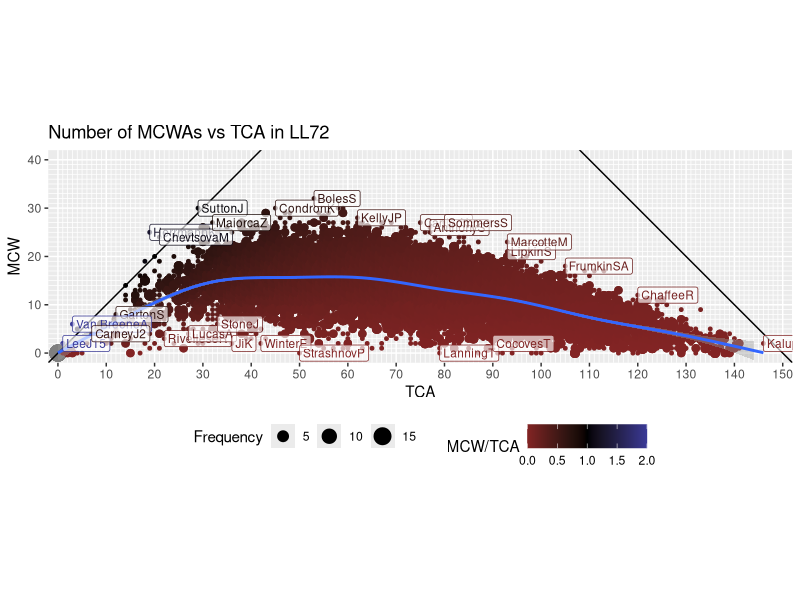
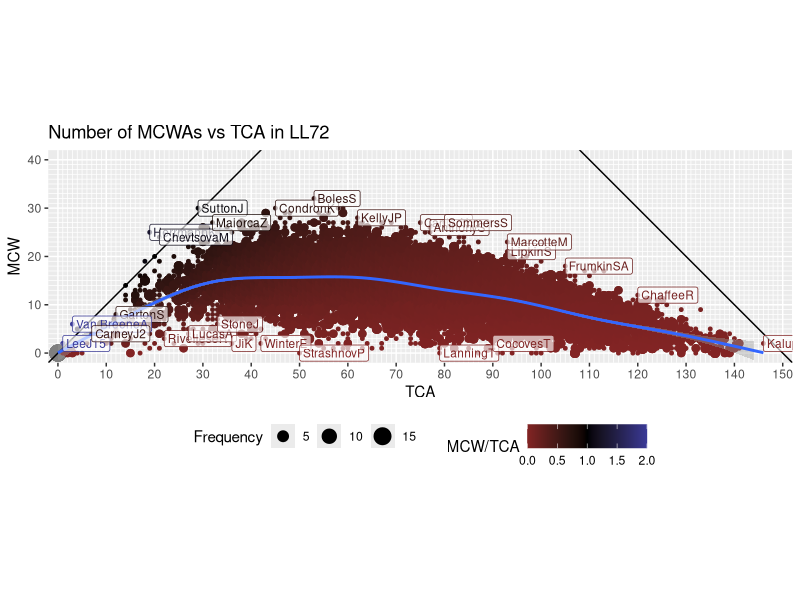

These figures' R source, in order:
library(ggplot2)
library(plyr)

neighbor_limit = 5

stats = read.csv('LL72_Leaguewide_MD25.csv')
sum = aggregate(Season ~ TCA + MCW, stats, length)
# This is pretty ugly, but does a decent job of highlighting interesting bits
# It just finds anyone who doesn't have close neighbors along the TCA axis (that is, people with a similar number of TCA who got the same number of MCWAs)
sum = adply(sum, 1, function(x) { sum(sum[sum$MCW==x$MCW & sum$TCA > x$TCA-neighbor_limit & sum$TCA < x$TCA+neighbor_limit,]$Season) })
colnames(sum) <- c("TCA", "MCW", "Frequency", "Neighbors")

stats = merge(stats, sum)

p = ggplot(stats, aes(x=TCA, y=MCW, size=Frequency,color=MCW/TCA)) +
    geom_point(shape=19) +
    geom_abline(intercept=25*6,slope=-1) +
    geom_abline(intercept=0,slope=1) +
    geom_smooth(show.legend=F) +
    geom_label(aes(label=Player), alpha=0.65, stats[stats$Frequency==1 & stats$Neighbors==1,], hjust=0, vjust=0.5, size=3) +
    scale_x_continuous(breaks=seq(0,150,10), minor_breaks = seq(0,150), limits=c(-2,152), expand=c(0,0)) +
    scale_y_continuous(breaks=seq(0,40,10), minor_breaks = seq(0,40), limits=c(-2,42), expand=c(0,0)) +
    scale_color_gradient2(limits=c(0,2),midpoint=1,mid="black") +
    coord_fixed() +
    labs(title="Number of MCWAs vs TCA in LL72") +
    theme(legend.position="bottom")

png('MCWvTCA.png', w=2560, h=900, type="cairo", res=96)
p
dev.off()
png('MCWvTCA_small.png', w=600, h=250, type="cairo",res=48)
p
dev.off()
